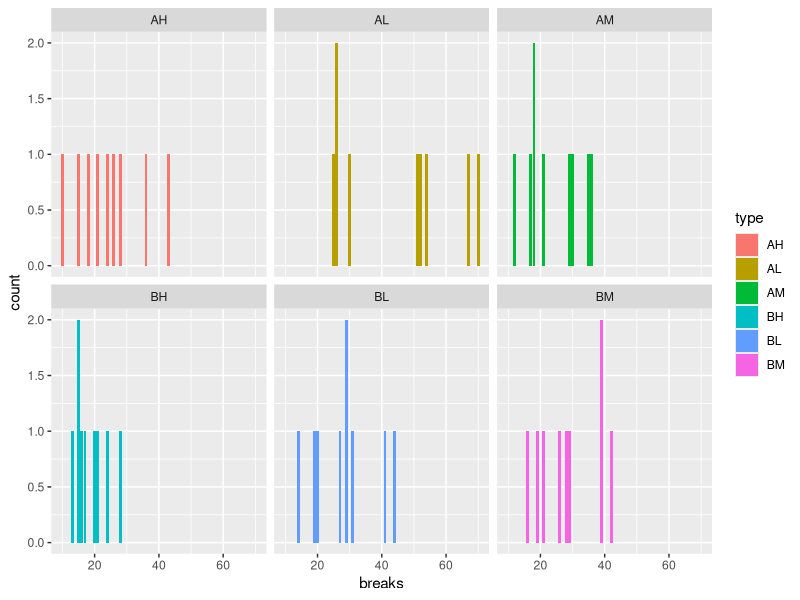

This figure's R source:
## ---- chunk 1
knitr::opts_chunk$set(echo = TRUE)
## ---- chunk 2

library(ggplot2)
library(dplyr)
library(magrittr)
library(datasets)
library(scales)
library(kableExtra)

## ---- chunk 3
data <- warpbreaks

data <- data %>% 
  mutate(type = paste(wool, tension, sep="")) %>% 
  select(c('breaks', 'type'))

ggplot(data, aes(x=breaks, fill= type)) + 
  geom_bar() + 
  facet_wrap(~type)
## ---- chunk 4
a <- 529
b <- 23

breaks.al <- data %>% dplyr::filter(type=="AL")
breaks.am <- data %>% dplyr::filter(type=="AM")
breaks.ah <- data %>% dplyr::filter(type=="AH")
breaks.bl <- data %>% dplyr::filter(type=="BL")
breaks.bm <- data %>% dplyr::filter(type=="BM")
breaks.bh <- data %>% dplyr::filter(type=="BH")

n.al <- nrow(breaks.al)
sy.al <- sum(breaks.al$breaks)
mu.al <- mean(breaks.al$breaks)

n.am <- nrow(breaks.am)
sy.am <- sum(breaks.am$breaks)
mu.am <- mean(breaks.am$breaks)

n.ah <- nrow(breaks.ah)
sy.ah <- sum(breaks.ah$breaks)
mu.ah <- mean(breaks.ah$breaks)
  
n.bl <- nrow(breaks.bl)
sy.bl <- sum(breaks.bl$breaks)
mu.bl <- mean(breaks.bl$breaks)

n.bm <- nrow(breaks.bm)
sy.bm <- sum(breaks.bm$breaks)
mu.bm <- mean(breaks.bm$breaks)

n.bh <- nrow(breaks.bh)
sy.bh <- sum(breaks.bh$breaks)
mu.bh <- mean(breaks.bh$breaks)

n <- c(n.al, n.am, n.ah, 
       n.bl, n.bm, n.bh)
sy <- c(sy.al, sy.am, sy.ah, 
        sy.bl, sy.bm, sy.bh)
mu <- c(mu.al, mu.am, mu.ah, 
        mu.bl, mu.bm, mu.bh)

posterior.mean <- function(sy, n){
  return( (a+sy) / (b+n) )
}

posterior.variance <- function(sy, n) {
  return( ((a+sy) / (b+n)) * ((b+n+1) / (b+n)) * (1 / (b+n+1) ))
}

posterior.ci <- function(sy, n) {
  qgamma(c(0.025,0.975), a+sy, b+n)
}

# Posterior mean
pos.mean.al <- posterior.mean(sy.al, n.al)
pos.mean.am <- posterior.mean(sy.am, n.am)
pos.mean.ah <- posterior.mean(sy.ah, n.ah)
pos.mean.bl <- posterior.mean(sy.bl, n.bl)
pos.mean.bm <- posterior.mean(sy.bm, n.bm)
pos.mean.bh <- posterior.mean(sy.bh, n.bh)
pos.mean <- c(pos.mean.al, pos.mean.am, pos.mean.ah, 
              pos.mean.bl, pos.mean.bm, pos.mean.bh)

# CI 95% for each type
pos.ci.al <- posterior.ci(sy.al, n.al)
pos.ci.am <- posterior.ci(sy.am, n.am)
pos.ci.ah <- posterior.ci(sy.ah, n.ah)
pos.ci.bl <- posterior.ci(sy.bl, n.bl)
pos.ci.bm <- posterior.ci(sy.bm, n.bm)
pos.ci.bh <- posterior.ci(sy.bh, n.bh)
pos.ci.lw <- c(pos.ci.al[1], pos.ci.am[1], pos.ci.ah[1], 
            pos.ci.bl[1], pos.ci.bm[1], pos.ci.bh[1])
pos.ci.up <- c(pos.ci.al[2], pos.ci.am[2], pos.ci.ah[2], 
            pos.ci.bl[2], pos.ci.bm[2], pos.ci.bh[2])

# Posterior variance
pos.variance.al <- posterior.variance(sy.al, n.al)
pos.variance.am <- posterior.variance(sy.am, n.am)
pos.variance.ah <- posterior.variance(sy.ah, n.ah)
pos.variance.bl <- posterior.variance(sy.bl, n.bl)
pos.variance.bm <- posterior.variance(sy.bm, n.bm)
pos.variance.bh <- posterior.variance(sy.bh, n.bh)
pos.variance <- c(pos.variance.al, pos.variance.am, pos.variance.ah, 
                  pos.variance.bl, pos.variance.bm, pos.variance.bh)

pos.res.matrix <- cbind(n, sy, mu, pos.mean, 
                        pos.ci.lw, pos.ci.up, pos.variance)
rownames(pos.res.matrix) <- c("AL", "AM", "AH", "BL", "BM", "BH")

knitr::kable(pos.res.matrix, caption = "Posterior results", digits = 2) %>% 
  column_spec(1, bold=TRUE) %>% row_spec(0, bold=TRUE) %>% 
  kable_styling(latex_options = "HOLD_position")
